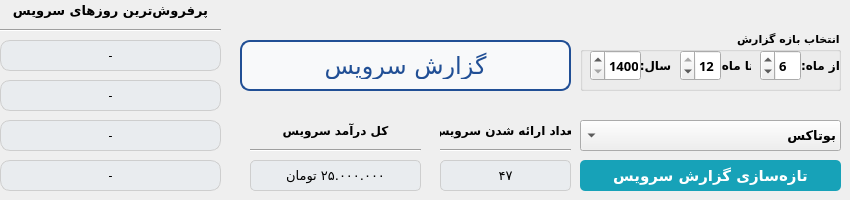
      <widget class="QWidget" name="page_2">
       <widget class="QComboBox" name="reportService_cmbox">
        <property name="enabled">
         <bool>true</bool>
        </property>
        <property name="geometry">
         <rect>
          <x>580</x>
          <y>120</y>
          <width>261</width>
          <height>31</height>
         </rect>
        </property>
        <property name="font">
         <font>
          <family>Vazirmatn Black</family>
          <pointsize>10</pointsize>
          <weight>75</weight>
          <bold>true</bold>
         </font>
        </property>
        <property name="acceptDrops">
         <bool>false</bool>
        </property>
        <property name="layoutDirection">
         <enum>Qt::RightToLeft</enum>
        </property>
        <property name="styleSheet">
         <string notr="true"/>
        </property>
        <property name="editable">
         <bool>false</bool>
        </property>
        <property name="currentText">
         <string>بوتاکس</string>
        </property>
        <property name="maxVisibleItems">
         <number>10</number>
        </property>
        <property name="duplicatesEnabled">
         <bool>false</bool>
        </property>
        <item>
         <property name="text">
          <string>بوتاکس</string>
         </property>
        </item>
       </widget>
       <widget class="QLabel" name="n3DayServiceHighSell_lbl">
        <property name="geometry">
         <rect>
          <x>0</x>
          <y>160</y>
          <width>221</width>
          <height>31</height>
         </rect>
        </property>
        <property name="font">
         <font>
          <family>Vazirmatn Medium</family>
          <pointsize>9</pointsize>
         </font>
        </property>
        <property name="styleSheet">
         <string notr="true">border: 1px solid;
border-color: rgb(232, 232, 232);
background-color: rgb(233, 236, 239);
border-radius: 5px;
border-color: rgb(206, 206, 206);  border-radius: 10px;</string>
        </property>
        <property name="text">
         <string>-</string>
        </property>
        <property name="alignment">
         <set>Qt::AlignCenter</set>
        </property>
       </widget>
       <widget class="QLabel" name="label_50">
        <property name="geometry">
         <rect>
          <x>0</x>
          <y>0</y>
          <width>221</width>
          <height>21</height>
         </rect>
        </property>
        <property name="font">
         <font>
          <family>Vazirmatn ExtraBold</family>
          <pointsize>10</pointsize>
          <weight>75</weight>
          <bold>true</bold>
         </font>
        </property>
        <property name="text">
         <string>پرفروش‌ترین روز‌های سرویس</string>
        </property>
        <property name="alignment">
         <set>Qt::AlignCenter</set>
        </property>
       </widget>
       <widget class="QLabel" name="n0DayServiceHighSell_lbl">
        <property name="geometry">
         <rect>
          <x>0</x>
          <y>40</y>
          <width>221</width>
          <height>31</height>
         </rect>
        </property>
        <property name="font">
         <font>
          <family>Vazirmatn Medium</family>
          <pointsize>9</pointsize>
         </font>
        </property>
        <property name="styleSheet">
         <string notr="true">border: 1px solid;
border-color: rgb(232, 232, 232);
background-color: rgb(233, 236, 239);
border-radius: 5px;
border-color: rgb(206, 206, 206);  border-radius: 10px;</string>
        </property>
        <property name="text">
         <string>-</string>
        </property>
        <property name="alignment">
         <set>Qt::AlignCenter</set>
        </property>
       </widget>
       <widget class="QLabel" name="n2DayServiceHighSell_lbl">
        <property name="geometry">
         <rect>
          <x>0</x>
          <y>120</y>
          <width>221</width>
          <height>31</height>
         </rect>
        </property>
        <property name="font">
         <font>
          <family>Vazirmatn Medium</family>
          <pointsize>9</pointsize>
         </font>
        </property>
        <property name="styleSheet">
         <string notr="true">border: 1px solid;
border-color: rgb(232, 232, 232);
background-color: rgb(233, 236, 239);
border-radius: 5px;
border-color: rgb(206, 206, 206);  border-radius: 10px;</string>
        </property>
        <property name="text">
         <string>-</string>
        </property>
        <property name="alignment">
         <set>Qt::AlignCenter</set>
        </property>
       </widget>
       <widget class="Line" name="line_6">
        <property name="geometry">
         <rect>
          <x>0</x>
          <y>20</y>
          <width>221</width>
          <height>20</height>
         </rect>
        </property>
        <property name="orientation">
         <enum>Qt::Horizontal</enum>
        </property>
       </widget>
       <widget class="QLabel" name="n1DayServiceHighSell_lbl">
        <property name="geometry">
         <rect>
          <x>0</x>
          <y>80</y>
          <width>221</width>
          <height>31</height>
         </rect>
        </property>
        <property name="font">
         <font>
          <family>Vazirmatn Medium</family>
          <pointsize>9</pointsize>
         </font>
        </property>
        <property name="styleSheet">
         <string notr="true">border: 1px solid;
border-color: rgb(232, 232, 232);
background-color: rgb(233, 236, 239);
border-radius: 5px;
border-color: rgb(206, 206, 206);  border-radius: 10px;</string>
        </property>
        <property name="text">
         <string>-</string>
        </property>
        <property name="alignment">
         <set>Qt::AlignCenter</set>
        </property>
       </widget>
       <widget class="QLabel" name="label_51">
        <property name="geometry">
         <rect>
          <x>250</x>
          <y>120</y>
          <width>171</width>
          <height>20</height>
         </rect>
        </property>
        <property name="font">
         <font>
          <family>Vazirmatn ExtraBold</family>
          <pointsize>9</pointsize>
          <weight>75</weight>
          <bold>true</bold>
         </font>
        </property>
        <property name="text">
         <string>کل درآمد سرویس</string>
        </property>
        <property name="alignment">
         <set>Qt::AlignCenter</set>
        </property>
       </widget>
       <widget class="Line" name="line_9">
        <property name="geometry">
         <rect>
          <x>250</x>
          <y>140</y>
          <width>171</width>
          <height>20</height>
         </rect>
        </property>
        <property name="orientation">
         <enum>Qt::Horizontal</enum>
        </property>
       </widget>
       <widget class="QLabel" name="serviceIncome_lbl">
        <property name="geometry">
         <rect>
          <x>250</x>
          <y>160</y>
          <width>171</width>
          <height>31</height>
         </rect>
        </property>
        <property name="font">
         <font>
          <family>Vazirmatn Medium</family>
          <pointsize>10</pointsize>
         </font>
        </property>
        <property name="styleSheet">
         <string notr="true">border: 1px solid;
background-color: rgb(233, 236, 239);
border-radius: 5px;
border-color: rgb(206, 206, 206); </string>
        </property>
        <property name="text">
         <string>۲۵.۰۰۰.۰۰۰ تومان</string>
        </property>
        <property name="alignment">
         <set>Qt::AlignCenter</set>
        </property>
       </widget>
       <widget class="QLabel" name="label_61">
        <property name="geometry">
         <rect>
          <x>440</x>
          <y>120</y>
          <width>131</width>
          <height>20</height>
         </rect>
        </property>
        <property name="font">
         <font>
          <family>Vazirmatn ExtraBold</family>
          <pointsize>9</pointsize>
          <weight>75</weight>
          <bold>true</bold>
         </font>
        </property>
        <property name="text">
         <string>تعداد ارائه شدن سرویس</string>
        </property>
        <property name="alignment">
         <set>Qt::AlignCenter</set>
        </property>
       </widget>
       <widget class="QLabel" name="serviceCount_lbl">
        <property name="geometry">
         <rect>
          <x>440</x>
          <y>160</y>
          <width>131</width>
          <height>31</height>
         </rect>
        </property>
        <property name="font">
         <font>
          <family>Vazirmatn Medium</family>
          <pointsize>10</pointsize>
         </font>
        </property>
        <property name="styleSheet">
         <string notr="true">border: 1px solid;
background-color: rgb(233, 236, 239);
border-radius: 5px;
border-color: rgb(206, 206, 206); </string>
        </property>
        <property name="text">
         <string>۴۷</string>
        </property>
        <property name="alignment">
         <set>Qt::AlignCenter</set>
        </property>
       </widget>
       <widget class="Line" name="line_11">
        <property name="geometry">
         <rect>
          <x>440</x>
          <y>140</y>
          <width>131</width>
          <height>20</height>
         </rect>
        </property>
        <property name="orientation">
         <enum>Qt::Horizontal</enum>
        </property>
       </widget>
       <widget class="QPushButton" name="refreshServiceReport_btn">
        <property name="geometry">
         <rect>
          <x>580</x>
          <y>160</y>
          <width>261</width>
          <height>31</height>
         </rect>
        </property>
        <property name="font">
         <font>
          <family>Vazirmatn</family>
          <pointsize>11</pointsize>
          <weight>75</weight>
          <bold>true</bold>
          <underline>false</underline>
          <strikeout>false</strikeout>
         </font>
        </property>
        <property name="styleSheet">
         <string notr="true">QPushButton {
    background-color: #17a2b8; /* Bootstrap primary blue */
    color: white; /* White text */
    border: none;
    border-radius: 5px; /* Rounded corners */
    text-align: center;
    text-decoration: none;
}

QPushButton:hover {
background-color: rgb(17, 122, 138);

}

QPushButton:pressed {
background-color: rgb(12, 89, 99);
    
}</string>
        </property>
        <property name="text">
         <string>تازه‌سازی گزارش سرویس</string>
        </property>
       </widget>
       <widget class="QLabel" name="label_12">
        <property name="geometry">
         <rect>
          <x>240</x>
          <y>40</y>
          <width>331</width>
          <height>51</height>
         </rect>
        </property>
        <property name="font">
         <font>
          <family>A Rezvan-fat</family>
          <pointsize>18</pointsize>
          <weight>50</weight>
          <bold>false</bold>
         </font>
        </property>
        <property name="layoutDirection">
         <enum>Qt::RightToLeft</enum>
        </property>
        <property name="autoFillBackground">
         <bool>false</bool>
        </property>
        <property name="styleSheet">
         <string notr="true">/* Basic styling for the company name label */
QLabel {
	color: rgb(33, 79, 149);
    
    padding: 10px; /* Padding around the text */
    border: 2px solid  rgb(33, 79, 149); /* Optional: Border with the same blue color */
    border-radius: 10px; /* Rounded corners */
    background-color: #f8f9fa; /* Light grey background to make it stand out */
    text-align: center; /* Center-align the text */
}

/* Hover effect */
QLabe:hover {
    color: #0056b3; /* Darker blue on hover */
    border-color: #0056b3; /* Match border color on hover */
}
</string>
        </property>
        <property name="text">
         <string>گزارش سرویس</string>
        </property>
        <property name="alignment">
         <set>Qt::AlignCenter</set>
        </property>
       </widget>
       <widget class="QGroupBox" name="groupBox_13">
        <property name="geometry">
         <rect>
          <x>580</x>
          <y>30</y>
          <width>261</width>
          <height>61</height>
         </rect>
        </property>
        <property name="font">
         <font>
          <family>Vazirmatn Black</family>
          <pointsize>8</pointsize>
          <weight>75</weight>
          <bold>true</bold>
         </font>
        </property>
        <property name="layoutDirection">
         <enum>Qt::RightToLeft</enum>
        </property>
        <property name="title">
         <string>انتخاب بازه گزارش</string>
        </property>
        <property name="alignment">
         <set>Qt::AlignLeading|Qt::AlignLeft|Qt::AlignVCenter</set>
        </property>
        <widget class="QSpinBox" name="serviceReportYear_spnbox">
         <property name="geometry">
          <rect>
           <x>10</x>
           <y>20</y>
           <width>51</width>
           <height>31</height>
          </rect>
         </property>
         <property name="font">
          <font>
           <family>Vazirmatn</family>
           <pointsize>10</pointsize>
           <weight>75</weight>
           <bold>true</bold>
          </font>
         </property>
         <property name="minimum">
          <number>1400</number>
         </property>
         <property name="maximum">
          <number>1500</number>
         </property>
        </widget>
        <widget class="QLabel" name="label_44">
         <property name="geometry">
          <rect>
           <x>140</x>
           <y>10</y>
           <width>31</width>
           <height>51</height>
          </rect>
         </property>
         <property name="font">
          <font>
           <family>Vazirmatn ExtraBold</family>
           <pointsize>9</pointsize>
           <weight>75</weight>
           <bold>true</bold>
          </font>
         </property>
         <property name="text">
          <string>تا ماه:</string>
         </property>
         <property name="alignment">
          <set>Qt::AlignCenter</set>
         </property>
        </widget>
        <widget class="QSpinBox" name="serviceReportToMonth_spnbox">
         <property name="geometry">
          <rect>
           <x>100</x>
           <y>20</y>
           <width>41</width>
           <height>31</height>
          </rect>
         </property>
         <property name="font">
          <font>
           <family>Vazirmatn</family>
           <pointsize>10</pointsize>
           <weight>75</weight>
           <bold>true</bold>
          </font>
         </property>
         <property name="minimum">
          <number>1</number>
         </property>
         <property name="maximum">
          <number>12</number>
         </property>
         <property name="value">
          <number>12</number>
         </property>
        </widget>
        <widget class="QSpinBox" name="serviceReportFromMonth_spnbox">
         <property name="geometry">
          <rect>
           <x>180</x>
           <y>20</y>
           <width>41</width>
           <height>31</height>
          </rect>
         </property>
         <property name="font">
          <font>
           <family>Vazirmatn</family>
           <pointsize>10</pointsize>
           <weight>75</weight>
           <bold>true</bold>
          </font>
         </property>
         <property name="minimum">
          <number>1</number>
         </property>
         <property name="maximum">
          <number>12</number>
         </property>
         <property name="value">
          <number>6</number>
         </property>
        </widget>
        <widget class="QLabel" name="label_45">
         <property name="geometry">
          <rect>
           <x>190</x>
           <y>10</y>
           <width>101</width>
           <height>51</height>
          </rect>
         </property>
         <property name="font">
          <font>
           <family>Vazirmatn ExtraBold</family>
           <pointsize>9</pointsize>
           <weight>75</weight>
           <bold>true</bold>
          </font>
         </property>
         <property name="text">
          <string>از ماه:</string>
         </property>
         <property name="alignment">
          <set>Qt::AlignCenter</set>
         </property>
        </widget>
        <widget class="QLabel" name="label_46">
         <property name="geometry">
          <rect>
           <x>50</x>
           <y>10</y>
           <width>51</width>
           <height>51</height>
          </rect>
         </property>
         <property name="font">
          <font>
           <family>Vazirmatn ExtraBold</family>
           <pointsize>9</pointsize>
           <weight>75</weight>
           <bold>true</bold>
          </font>
         </property>
         <property name="text">
          <string>سال:</string>
         </property>
         <property name="alignment">
          <set>Qt::AlignCenter</set>
         </property>
        </widget>
       </widget>
      </widget>
